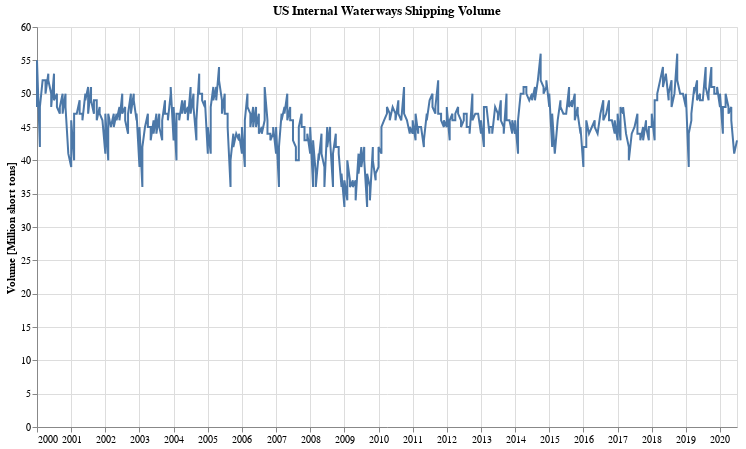

Notebook code for this chart:
### Code cell
alt.Chart(df_wwf).mark_line().encode(
    alt.X('dt:T', axis=alt.Axis(title='')),
    alt.Y('megaShortTons:Q', axis=alt.Axis(title='Volume [Million short tons]'))
).properties(
    title='US Internal Waterways Shipping Volume',
    width=700,
    height=400
)

### Figure 1 — Vega-Lite specification as saved in the notebook (floating-point values rounded to 4 significant figures; data arrays with more than 128 entries replaced by an {"elided": "..."} marker saying what was removed)
{"config": {"view": {"continuousWidth": 400, "continuousHeight": 300}}, "data": {"name": "data-a001934e75f05a52d2d3970418fbe806"}, "mark": "line", "encoding": {"x": {"type": "temporal", "axis": {"title": ""}, "field": "dt"}, "y": {"type": "quantitative", "axis": {"title": "Volume [Million short tons]"}, "field": "megaShortTons"}}, "height": 400, "title": "US Internal Waterways Shipping Volume", "width": 700, "$schema": "https://vega.github.io/schema/vega-lite/v4.0.2.json", "datasets": {"data-a001934e75f05a52d2d3970418fbe806": {"elided": "494 records"}}}
